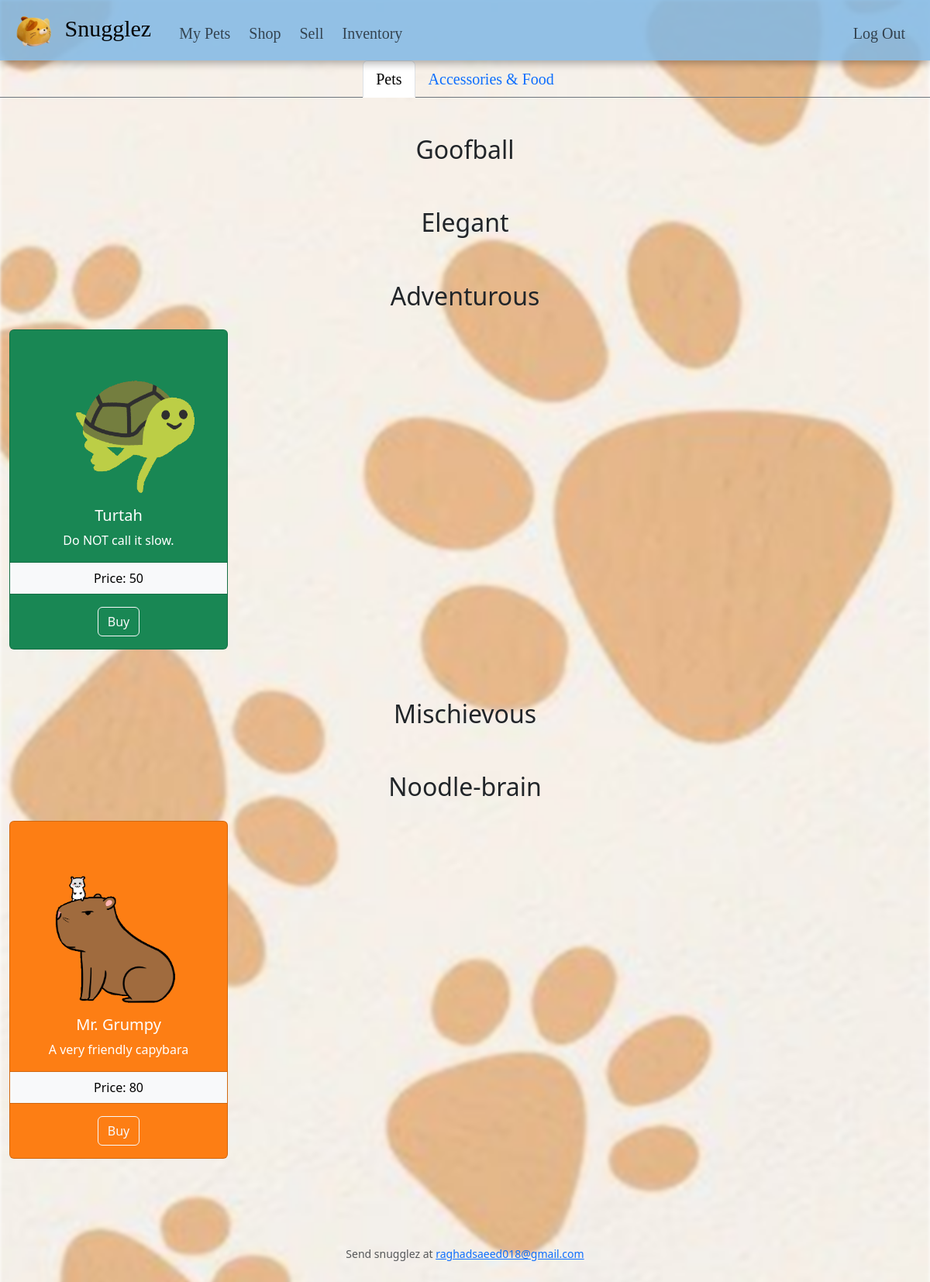
/shop (signed in), run on the app's committed database.
### tables this page shows
CREATE TABLE animals (
    id INTEGER NOT NULL,
    name TEXT NOT NULL,
    description TEXT NOT NULL,
    image TEXT NOT NULL,
    price INTEGER NOT NULL,
    category TEXT NOT NULL,
    PRIMARY KEY(id)
);

### app.py (the view)
@app.route("/shop", methods=["GET", "POST"])
@login_required
def shop():
    if request.method == "POST":
        animal_id = request.form.get("animal_id")
        result = db.execute("SELECT price FROM animals WHERE id = ?", animal_id)[0]
        if result:
            animal_price = result["price"]
            cash = db.execute("SELECT cash FROM users WHERE id = ?", session["user_id"])[0]["cash"]
            if cash >= animal_price:
                db.execute("INSERT INTO purchases (user_id, animal_id, price) VALUES (?, ?, ?)",
                        session["user_id"], animal_id, animal_price)
                db.execute("UPDATE users SET cash = ? WHERE id = ?", cash - animal_price, session["user_id"])
                return redirect("/")
            else:
                flash("Cannot afford pet")
                return redirect("/shop")
        else:
            flash("Invalid pet")
            return redirect("/shop")
    else:
        def user_owns_pet(id):
            return bool(db.execute("SELECT id FROM purchases WHERE user_id = ? AND animal_id = ?", session["user_id"], id))
        categories = [
            {"name": "Goofball"},
            {"name": "Elegant"},
            {"name": "Adventurous"},
            {"name": "Mischievous"},
            {"name": "Noodle-brain"}
        ]
        animals = db.execute("SELECT * FROM animals")
        return render_template("shop.html", animals=animals, categories=categories, user_owns_pet=user_owns_pet)

### app.py (called while the page is built)
@app.after_request
def after_request(response):
    response.headers["Cache-Control"] = "no-cache, no-store, must-revalidate"
    response.headers["Expires"] = 0
    response.headers["Pragma"] = "no-cache"
    return response

### helpers.py (called while the page is built)
def login_required(f):
    @wraps(f)
    def decorated_function(*args, **kwargs):
        if session.get("user_id") is None:
            return redirect("/login")
        return f(*args, **kwargs)
    return decorated_function

### templates/shop.html (shortened to what this page needs)
{% extends "layout.html" %}
{% block main %}
    <ul class="nav nav-tabs justify-content-center snugglez border-bottom border-secondary">
        <li class="nav-item">
        <a class="nav-link active" data-bs-toggle="tab" href="#pets">Pets</a>
        </li>
        <li class="nav-item">
        <a class="nav-link" data-bs-toggle="tab" href="#acc&food">Accessories & Food</a>
        </li>
    </ul>
    <div class="tab-content text-center py-5">
        <div class="tab-pane container-fluid active" id="pets">
            {% for category in categories %}
                <div class="{{ category.name|lower }} mb-5">
                    <h2 class="text-center mb-4">{{ category.name }}</h2>
                    <div class="row row-cols-2 row-cols-md-2 row-cols-lg-4 g-3">
                        {% for animal in animals %}
                            {% if animal["category"] == category.name|lower %}
                                <div class="col">
                                    <div class="card mb-3">
                                        <img src="{{ animal['image'] }}" class="card-img-top aspect-ratio-16x9" alt="Pet image">
                                        <div class="card-body">
                                            <h5 class="card-title">{{ animal['name'] }}</h5>
                                            <p class="card-text">{{ animal['description'] }}</p>
                                        </div>
                                        <ul class="list-group list-group-flush">
                                            <li class="list-group-item text-bg-light">Price: {{ animal['price'] }}</li>
                                        </ul>
                                        {% if user_owns_pet(animal['id']) %}
                                            <div class="card-body">
                                                <button class="btn btn-light" disabled>Already Owned</button>
                                            </div>
                                        {% else %}
                                            <div class="card-body">
                                                <form method="post" action="/shop">
                                                    <button type="submit" class="btn btn-outline-light">Buy</button>
                                                </form>
                                            </div>
                                        {% endif %}
                                    </div>
                                </div>
                            {% endif %}
                        {% endfor %}
                    </div>
                </div>
            {% endfor %}
        </div>
    </div>
{% endblock %}

### templates/layout.html (shortened to what this page needs)
<!DOCTYPE html>
<html lang="en">
    <head>
        <link href="https://cdn.jsdelivr.net/npm/bootstrap@5.3.2/dist/css/bootstrap.min.css" rel="stylesheet">
        <link href="/static/styles.css" rel="stylesheet">
    </head>
    <body>
        <nav class="navbar navbar-expand-md">
            <div class="container-fluid">
                <a class="navbar-brand me-4 snugglez-title" href="/">
                    <img src="static/favicon.ico" class="me-2" alt="Favicon">
                    Snugglez
                </a>
                <div class="collapse navbar-collapse" id="navbar">
                    {% if session["user_id"] %}
                        <ul class="navbar-nav me-auto mt-2 snugglez">
                            <li class="nav-item rounded"><a class="nav-link" href="/">My Pets</a></li>
                            <li class="nav-item rounded"><a class="nav-link" href="/shop">Shop</a></li>
                            <li class="nav-item rounded"><a class="nav-link" href="/sell">Sell</a></li>
                            <li class="nav-item rounded"><a class="nav-link" href="/inventory">Inventory</a></li>
                        </ul>
                        <ul class="navbar-nav ms-auto mt-2 snugglez">
                            <li class="nav-item"><a class="nav-link" href="/logout">Log Out</a></li>
                        </ul>
                    {% else %}
                        <ul class="navbar-nav ms-auto mt-2 snugglez">
                            <li class="nav-item"><a class="nav-link" href="/register">Register</a></li>
                            <li class="nav-item"><a class="nav-link" href="/login">Log In</a></li>
                        </ul>
                    {% endif %}
                </div>
            </div>
        </nav>
        <main class="container-fluid p-0">
            {% block main %}{% endblock %}
        </main>
        <footer class="mb-5 small text-center text-muted">
            Send snugglez at <a href="https://www.google.com/url?sa=i&url=https%3A%2F%2Fwww.istockphoto.com%2Fphoto%2Ffunny-goat-puts-out-its-tongue-gm177369626-20373295&psig=AOvVaw3Mzs4Ex29WqWcrzQsge-pS&ust=1700762332486000&source=images&cd=vfe&opi=89978449&ved=0CBIQjRxqFwoTCKDJjdOX2IIDFQAAAAAdAAAAABAE">raghadsaeed018@gmail.com</a>
        </footer>
    </body>
</html>

### static/styles.css (style rules this page uses)
body::before { content: ""; position: fixed; top: 0; left: 0; width: 100%; height: 100%; background: url('/static/images/bgPaws.jpg') center/cover no-repeat; filter: blur(2px); z-index: -1; }
.snugglez-title { font-family: "Ink Free", bold; font-size: 30px; }
.snugglez { font-family: "Ink Free", bold; font-size: 20px; }
.navbar { background-color: rgba(128, 184, 228, 0.85); box-shadow: 0 4px 10px rgba(0, 0, 0, 0.3); display: flex; justify-content: space-between; align-items: center; padding: 0.5rem; }
nav ul { list-style: none; margin: 0; padding: 0; }
nav ul li { display: inline-block; padding: 0.25rem; }
nav ul li a { color: #fff; text-decoration: none; }
.adventurous .card { background-color: #198754; color: white; }
.noodle-brain .card { background-color: #fd7e14; color: white; }

### data on the page
animals: image (picture), name "Turtah", description "Do NOT call it slow.", price "50"
animals: image (picture), name "Mr. Grumpy", description "A very friendly capybara", price "80"

### other printed values
{{ category.name }} "Goofball" "Elegant" "Adventurous" "Mischievous" "Noodle-brain"
